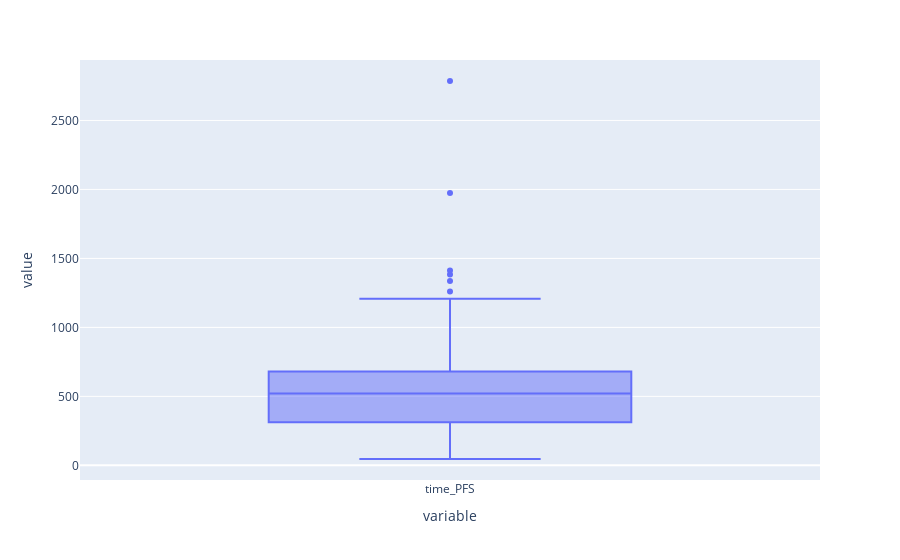

Here is the notebook cell this chart was saved with:
### Code cell
# Temps jusqu’à la rechute (jours)
px.box(data_all.time_PFS)

### Figure 1 — Plotly figure (JSON) as saved in the notebook; plotly's stock layout.template omitted (floating-point values rounded to 4 significant figures; data arrays with more than 128 entries replaced by an {"elided": "..."} marker saying what was removed)
{"data": [{"alignmentgroup": "True", "hovertemplate": "variable=%{x}<br>value=%{y}<extra></extra>", "legendgroup": "", "marker": {"color": "#636efa"}, "name": "", "notched": false, "offsetgroup": "", "orientation": "v", "showlegend": false, "type": "box", "x": {"elided": "182 str values"}, "x0": " ", "xaxis": "x", "y": {"elided": "182 int values"}, "y0": " ", "yaxis": "y"}], "layout": {"autosize": true, "boxmode": "group", "legend": {"tracegroupgap": 0}, "margin": {"t": 60}, "xaxis": {"anchor": "y", "autorange": true, "domain": [0, 1], "range": [-0.5, 0.5], "title": {"text": "variable"}, "type": "category"}, "yaxis": {"anchor": "x", "autorange": true, "domain": [0, 1], "range": [-106.2, 2938.0], "title": {"text": "value"}, "type": "linear"}}}
